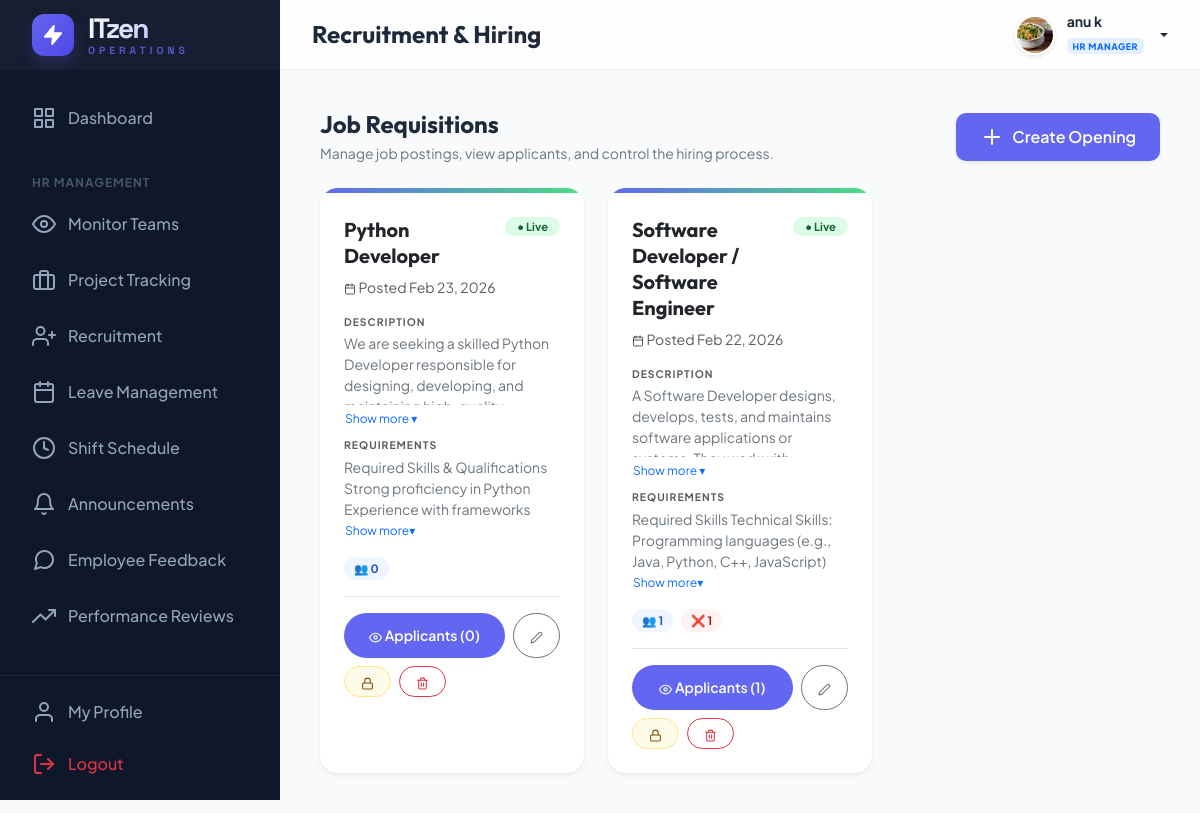
/hr/recruitment/ (signed in), run on the app's committed database.
### management/models.py (models this page shows, shortened)
class CustomUser(AbstractUser):
    ROLE_CHOICES = (
        ('ADMIN', 'Admin'),
        ('HR', 'HR Manager'),
        ('EMPLOYEE', 'Employee'),
    )
    DEPT_CHOICES = (
        ('DEVELOPMENT', 'Software Development'),
        ('DESIGN', 'UI/UX Design'),
        ('QA', 'Quality Assurance'),
        ('HR', 'Human Resources'),
        ('MARKETING', 'Digital Marketing'),
        ('SALES', 'Sales & Business'),
        ('SUPPORT', 'IT Support & Security'),
    )
    LEVEL_CHOICES = (
        ('JUNIOR', 'Junior Level (Level 1)'),
        ('INTERMEDIATE', 'Intermediate (Level 2)'),
        ('SENIOR', 'Senior Level (Level 3)'),
        ('LEAD', 'Lead Level (Level 4)'),
        ('EXPERT', 'Expert Level (Level 5)'),
    )
    role = models.CharField(max_length=20, choices=ROLE_CHOICES, default='EMPLOYEE')
    phone = models.CharField(max_length=15, blank=True, null=True)
    profile_pic = models.ImageField(upload_to='profile_pics/', blank=True, null=True)
    department = models.CharField(max_length=50, choices=DEPT_CHOICES, blank=True, null=True)
    designation = models.CharField(max_length=100, blank=True, null=True)
    level = models.CharField(max_length=20, choices=LEVEL_CHOICES, default='JUNIOR')
    date_of_joining = models.DateField(blank=True, null=True)
    def is_admin(self):
        return self.role == 'ADMIN' or self.is_superuser
    def is_hr(self):
        return self.role == 'HR'
    def is_employee(self):
        return self.role == 'EMPLOYEE' and not self.is_superuser and not self.role == 'HR'

class JobOpening(models.Model):
    title = models.CharField(max_length=200)
    description = models.TextField()
    requirements = models.TextField()
    posted_on = models.DateField(auto_now_add=True)
    closed_on = models.DateField(null=True, blank=True)
    is_active = models.BooleanField(default=True)

### management/views.py (the view)
# urls.py: path('hr/recruitment/', views.hr_recruitment, name='hr_recruitment'),
@login_required
def hr_recruitment(request):
    if not (request.user.is_hr() or request.user.is_admin()): return redirect('dashboard')
    if request.method == 'POST':
        form = JobOpeningForm(request.POST)
        if form.is_valid():
            form.save()
            messages.success(request, "Job posted successfully!")
            return redirect('hr_recruitment')
    else:
        form = JobOpeningForm()
    jobs = list(JobOpening.objects.prefetch_related('candidates').order_by('-posted_on'))
    for job in jobs:
        cands = list(job.candidates.all())   # reads from prefetch cache — no extra DB hits
        job.total_count     = len(cands)
        job.applied_count   = sum(1 for c in cands if c.status == 'APPLIED')
        job.interview_count = sum(1 for c in cands if c.status == 'INTERVIEW_SCHEDULED')
        job.hired_count     = sum(1 for c in cands if c.status == 'HIRED')
        job.rejected_count  = sum(1 for c in cands if c.status == 'REJECTED')
    return render(request, 'hr/recruitment.html', {
        'jobs': jobs,
        'form': form,
        'status_choices': [
            ('APPLIED', 'Applied'),
            ('INTERVIEW_SCHEDULED', 'Interview Scheduled'),
            ('HIRED', 'Hired'),
            ('REJECTED', 'Rejected'),
        ],
    })

### templates/hr/recruitment.html (shortened to what this page needs)
{% extends 'base.html' %}
{% block page_title %}Recruitment &amp; Hiring{% endblock %}
{% block content %}
<div class="d-flex justify-content-between align-items-center mb-4">
    <div>
        <h4 class="fw-bold mb-1">Job Requisitions</h4>
        <p class="text-secondary small mb-0">Manage job postings, view applicants, and control the hiring process.</p>
    </div>
    <button class="btn btn-primary d-flex align-items-center gap-2 px-4 shadow-sm" data-bs-toggle="modal"
        data-bs-target="#postJobModal">
        <i data-feather="plus"></i> Create Opening
    </button>
</div>
                    {% load crispy_forms_tags %}
<div class="row g-4">
    {% for job in jobs %}
    <div class="col-md-6 col-lg-4">
        <div class="card h-100 border-0 shadow-sm card-hover" style="border-radius:18px;overflow:hidden;">
            <div class="job-strip {% if job.is_active %}strip-active{% else %}strip-closed{% endif %}">
            </div>
            <div class="card-body p-4">
                <div class="d-flex justify-content-between align-items-start mb-2">
                    <h5 class="fw-bold text-dark mb-0 me-2" style="line-height:1.3;">{{ job.title }}</h5>
                    {% if job.is_active %}
                    <span class="badge flex-shrink-0"
                        style="background:#dcfce7;color:#166534;border-radius:50px;padding:4px 12px;font-size:0.7rem;font-weight:700;">●
                        Live</span>
                    {% else %}
                    <span class="badge flex-shrink-0"
                        style="background:#f1f5f9;color:#64748b;border-radius:50px;padding:4px 12px;font-size:0.7rem;font-weight:700;">●
                        Closed</span>
                    {% endif %}
                </div>
                <div class="text-muted small mb-3">
                    <i data-feather="calendar" style="width:12px;height:12px;"></i>
                    Posted {{ job.posted_on|date:"M d, Y" }}
                </div>
                <div class="mb-2">
                    <div class="small fw-bold text-uppercase text-muted mb-1"
                        style="letter-spacing:1px;font-size:0.65rem;">Description</div>
                    <div class="small text-secondary desc-box"
                        style="max-height:72px;overflow:hidden;transition:max-height 0.3s ease;">
                        {{ job.description }}
                    </div>
                    {% if job.description|length > 120 %}
                    <button class="btn btn-link p-0 small text-primary desc-toggle"
                        style="font-size:0.75rem;text-decoration:none;">Show more ▾</button>
                    {% endif %}
                </div>
                {% if job.requirements %}
                <div class="mb-3">
                    <div class="small fw-bold text-uppercase text-muted mb-1"
                        style="letter-spacing:1px;font-size:0.65rem;">Requirements</div>
                    <div class="small text-secondary req-box"
                        style="max-height:60px;overflow:hidden;transition:max-height 0.3s ease;">
                        {{ job.requirements }}
                    </div>
                    {% if job.requirements|length > 100 %}
                    <button class="btn btn-link p-0 small text-primary req-toggle"
                        style="font-size:0.75rem;text-decoration:none;">Show more▾</button>
                    {% endif %}
                </div>
                {% endif %}
                <div class="d-flex flex-wrap gap-2 mb-3">
                    <span class="stat-pill" style="background:#eff6ff;color:#1d4ed8;">👥 {{ job.total_count }}</span>
                    {% if job.rejected_count %}<span class="stat-pill" style="background:#fef2f2;color:#991b1b;">❌
                        {{job.rejected_count }}</span>{% endif %}
                </div>
                <div class="d-flex flex-wrap gap-2 pt-3 border-top">
                    <button class="btn btn-sm btn-primary rounded-pill px-3 flex-grow-1" data-bs-toggle="modal"
                        data-bs-target="#viewApps{{ job.id }}">
                        <i data-feather="eye" style="width:13px;height:13px;"></i> Applicants ({{ job.total_count }})
                    </button>
                    <button class="btn btn-sm btn-outline-secondary rounded-pill px-3" data-bs-toggle="modal"
                        data-bs-target="#editJob{{ job.id }}" title="Edit Job">
                        <i data-feather="edit-2" style="width:13px;height:13px;"></i>
                    </button>
                    <button
                        class="btn btn-sm rounded-pill px-3 {% if job.is_active %}btn-toggle-close{% else %}btn-toggle-open{% endif %}"
                        data-bs-toggle="modal" data-bs-target="#toggleJob{{ job.id }}"
                        title="{% if job.is_active %}Close Job{% else %}Reopen Job{% endif %}">
                        <i data-feather="{% if job.is_active %}lock{% else %}unlock{% endif %}"
                            style="width:13px;height:13px;"></i>
                    </button>
                    <button class="btn btn-sm btn-outline-danger rounded-pill px-3" data-bs-toggle="modal"
                        data-bs-target="#deleteJob{{ job.id }}" title="Delete Job">
                        <i data-feather="trash-2" style="width:13px;height:13px;"></i>
                    </button>
                </div>
            </div>
        </div>
    </div>
    {% endfor %}
</div>
{% endblock %}

### templates/base.html (shortened to what this page needs)
{% load static %}
<!DOCTYPE html>
<html lang="en">
<head>
    <link href="https://cdn.jsdelivr.net/npm/bootstrap@5.3.2/dist/css/bootstrap.min.css" rel="stylesheet">
</head>
<body>
    <aside class="sidebar" id="sidebar">
        <div class="sidebar-header">
            <a href="{% url 'dashboard' %}" class="sidebar-logo">
                <div class="logo-circle">
                    <i data-feather="zap" style="width: 22px; height: 22px; fill: #fff;"></i>
                </div>
                <div class="logo-text">
                    <span class="logo-main">ITzen</span>
                    <span class="logo-sub">Operations</span>
                </div>
            </a>
        </div>
        <nav class="sidebar-nav">
            <ul class="nav-list">
                <li class="nav-item">
                    <a href="{% url 'dashboard' %}"
                        class="nav-link {% if request.resolver_match.url_name == 'dashboard' %}active{% endif %}">
                        <i data-feather="grid"></i> Dashboard
                    </a>
                </li>
                {% if user.is_hr %}
                <li class="nav-caption">HR Management</li>
                <li class="nav-item">
                    <a href="{% url 'hr_monitor' %}" class="nav-link">
                        <i data-feather="eye"></i> Monitor Teams
                    </a>
                </li>
                <li class="nav-item">
                    <a href="{% url 'hr_track_projects' %}" class="nav-link">
                        <i data-feather="briefcase"></i> Project Tracking
                    </a>
                </li>
                <li class="nav-item">
                    <a href="{% url 'hr_recruitment' %}" class="nav-link">
                        <i data-feather="user-plus"></i> Recruitment
                    </a>
                </li>
                <li class="nav-item">
                    <a href="{% url 'hr_leave_management' %}" class="nav-link">
                        <i data-feather="calendar"></i> Leave Management
                    </a>
                </li>
                <li class="nav-item">
                    <a href="{% url 'hr_shifts' %}" class="nav-link">
                        <i data-feather="clock"></i> Shift Schedule
                    </a>
                </li>
                <li class="nav-item">
                    <a href="{% url 'hr_announcements' %}" class="nav-link">
                        <i data-feather="bell"></i> Announcements
                    </a>
                </li>
                <li class="nav-item">
                    <a href="{% url 'hr_manage_feedback' %}" class="nav-link">
                        <i data-feather="message-circle"></i> Employee Feedback
                    </a>
                </li>
                <li class="nav-item">
                    <a href="{% url 'hr_performance_reviews' %}" class="nav-link">
                        <i data-feather="trending-up"></i> Performance Reviews
                    </a>
                </li>
                {% endif %}
            </ul>
        </nav>
        <div class="sidebar-footer">
            <a href="{% url 'employee_profile' %}" class="nav-link mb-1">
                <i data-feather="user"></i> My Profile
            </a>
            <a href="{% url 'logout' %}" class="nav-link text-danger">
                <i data-feather="log-out"></i> Logout
            </a>
        </div>
    </aside>
    <div class="main-wrapper">
        <header class="header">
            <div class="d-flex align-items-center">
                <h4 class="mb-0 fw-bold">{% block page_title %}Overview{% endblock %}</h4>
            </div>
            <div class="d-flex align-items-center gap-3">
                <div class="dropdown">
                    <a href="#" class="user-dropdown-toggle dropdown-toggle" data-bs-toggle="dropdown">
                        <img src="{% if user.profile_pic %}{{ user.profile_pic.url }}{% else %}https://ui-avatars.com/api/?name={{ user.username }}&background=6366f1&color=fff{% endif %}"
                            alt="user" class="avatar-img">
                        <div class="d-none d-md-block text-start">
                            <div class="small fw-bold lh-1 mb-1">{{ user.get_full_name|default:user.username }}</div>
                            <span class="badge bg-primary bg-opacity-10 text-primary border-0"
                                style="font-size: 9px; letter-spacing: 0.5px; text-transform: uppercase; font-weight: 800;">
                                {{ user.get_role_display|default:user.role }}
                            </span>
                        </div>
                    </a>
                </div>
            </div>
        </header>
        <main class="content-area">
            {% block content %}{% endblock %}
        </main>
    </div>
</body>
</html>

### data on the page
CustomUser: profile_pic (picture), get_full_name "anu k", role "HR MANAGER"
JobOpening: is_active True (drawn), title "Python Developer", posted_on "Feb 23, 2026", description "We are seeking a skilled Python Developer responsible for designing, developing, and…", shows "Show more ▾", requirements "Required Skills & Qualifications Strong proficiency in Python Experience with frameworks…", shows "Show more▾", total_count "0"
JobOpening: is_active True (drawn), title "Software Developer / Software Engineer", posted_on "Feb 22, 2026", description "A Software Developer designs, develops, tests, and maintains software applications or…", shows "Show more ▾", requirements "Required Skills Technical Skills: Programming languages (e.g., Java, Python, C++, JavaScript)…", shows "Show more▾", total_count "1", rejected_count "1"
